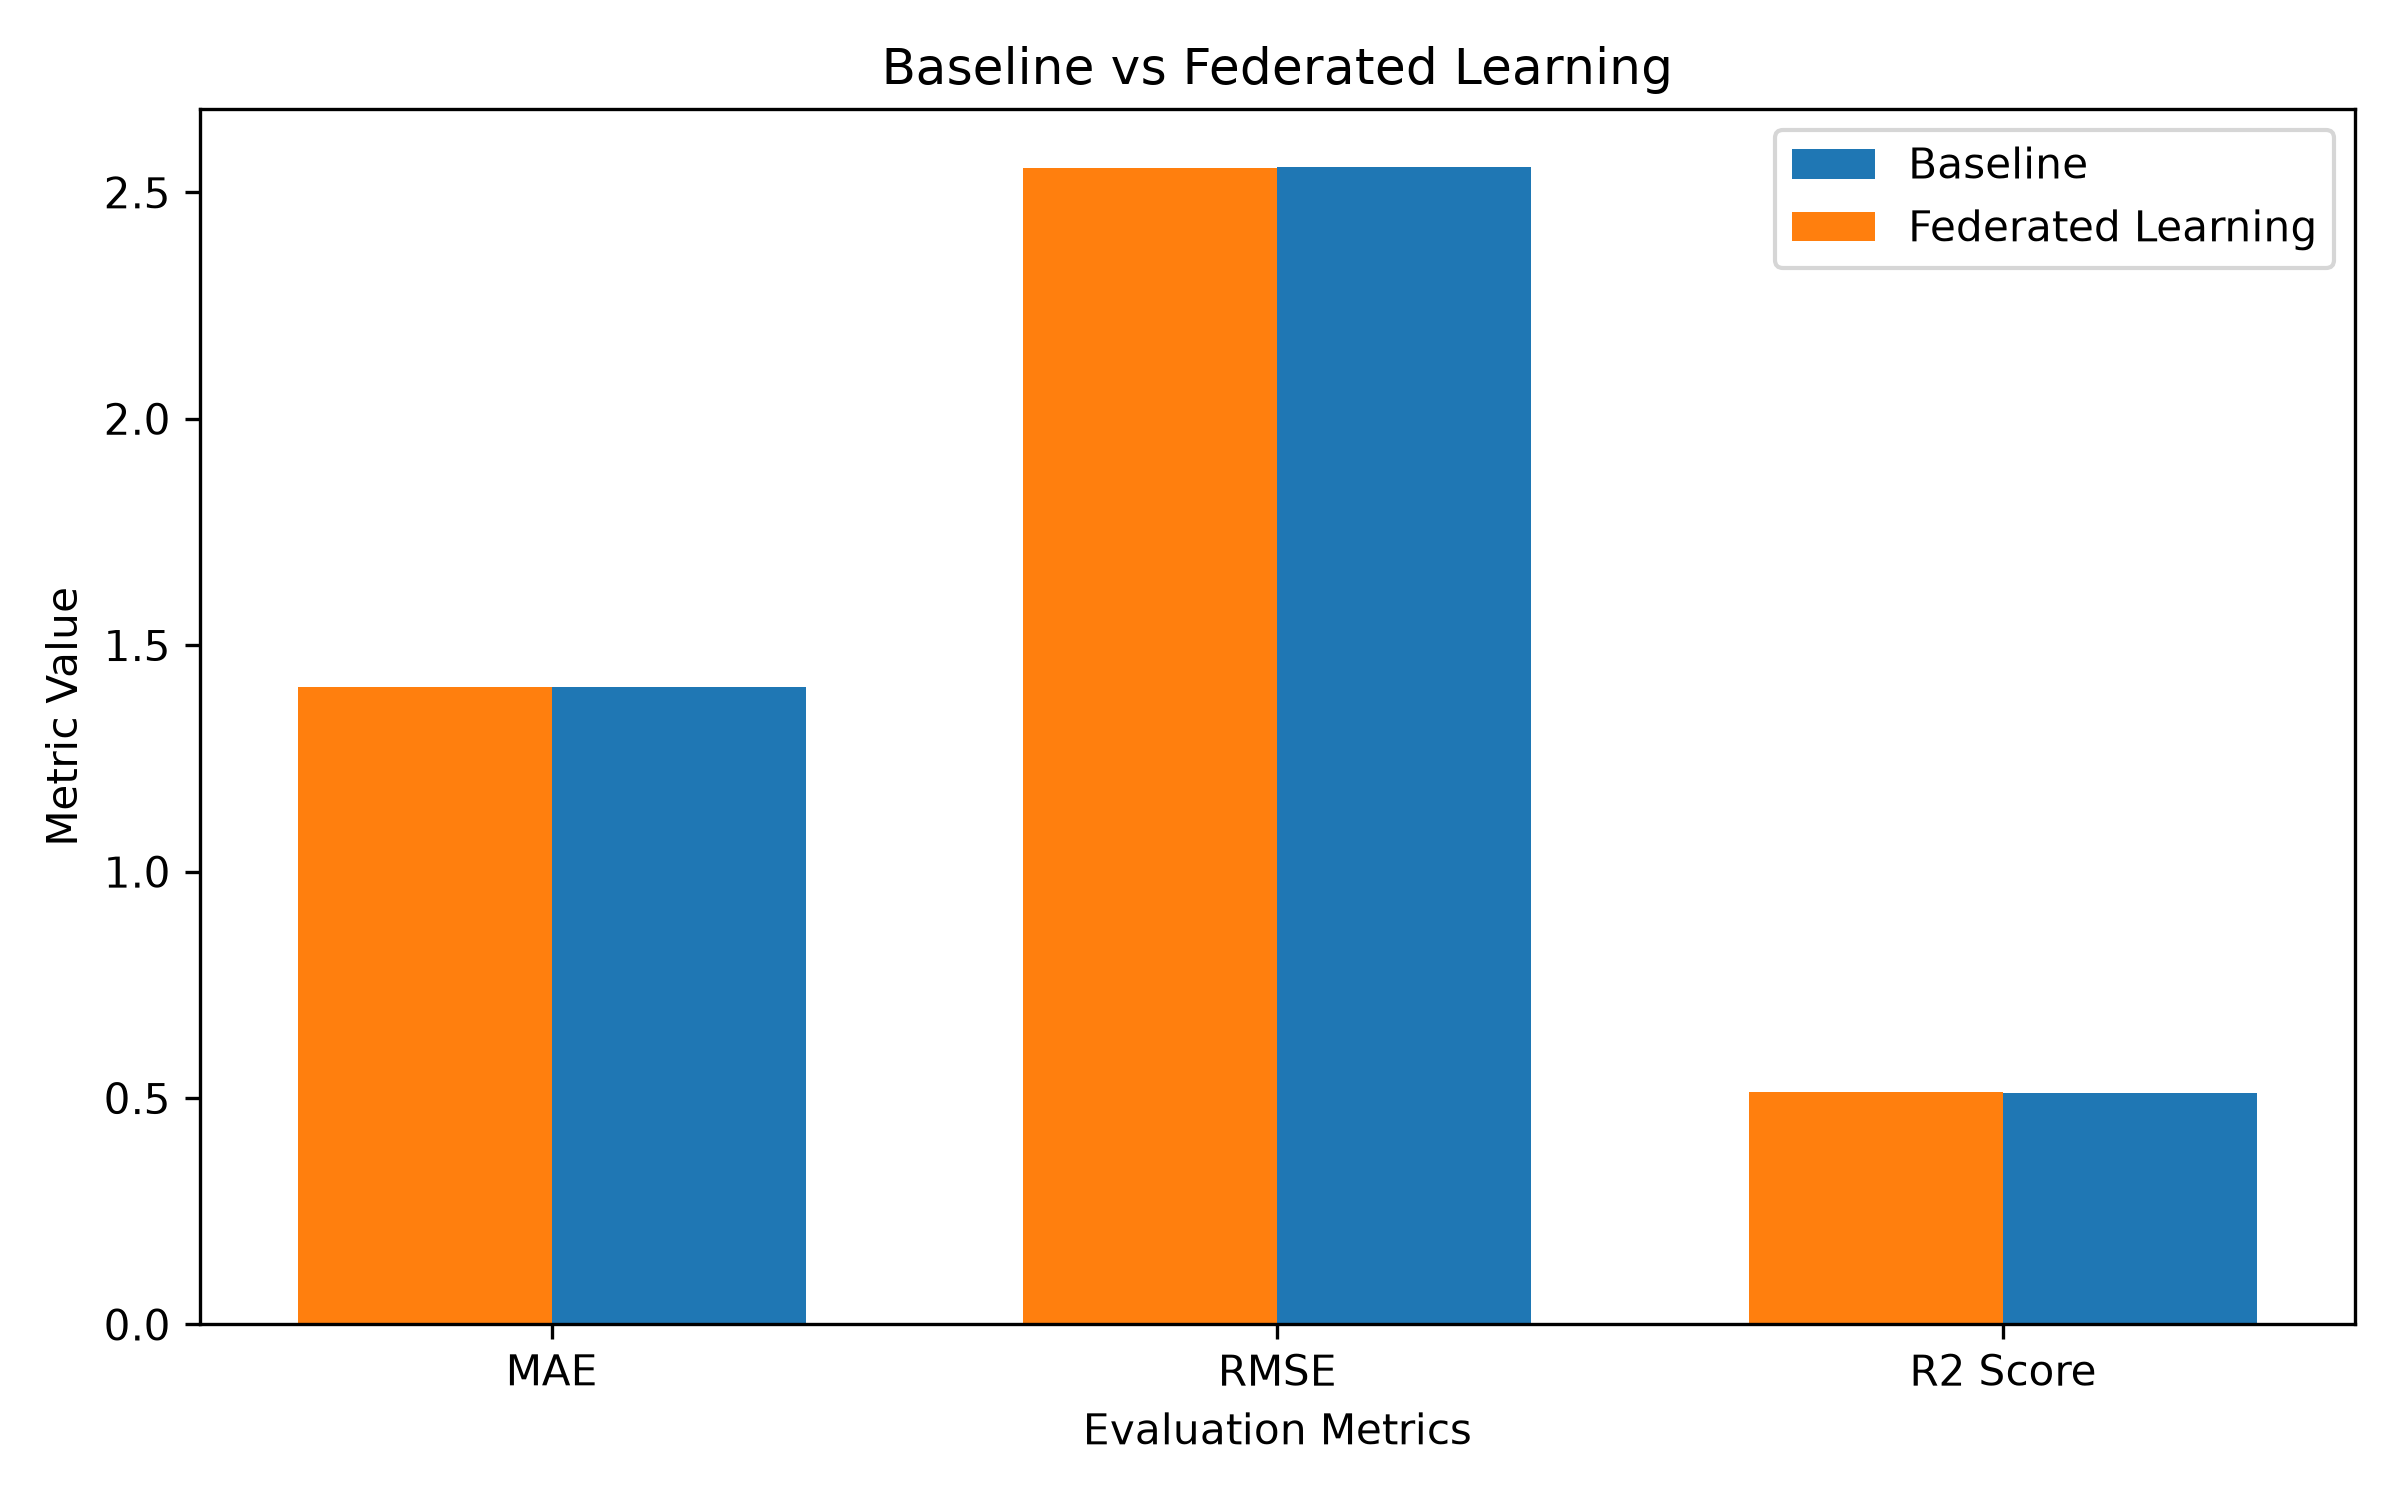

The Python source for this figure:

import pandas as pd
import matplotlib.pyplot as plt

# Load model comparison results
df = pd.read_csv("model_comparison.csv")

# Plot comparison
plt.figure(figsize=(8, 5))

plt.bar(
    df["Metric"],
    df["Baseline"],
    width=0.35,
    label="Baseline",
    align="edge"
)

plt.bar(
    df["Metric"],
    df["Federated"],
    width=-0.35,
    label="Federated Learning",
    align="edge"
)

plt.title("Baseline vs Federated Learning")
plt.xlabel("Evaluation Metrics")
plt.ylabel("Metric Value")
plt.legend()
plt.tight_layout()

# Save graph
plt.savefig("final_comparison_graph.png", dpi=300)
plt.show()

print("Final comparison graph saved!")
